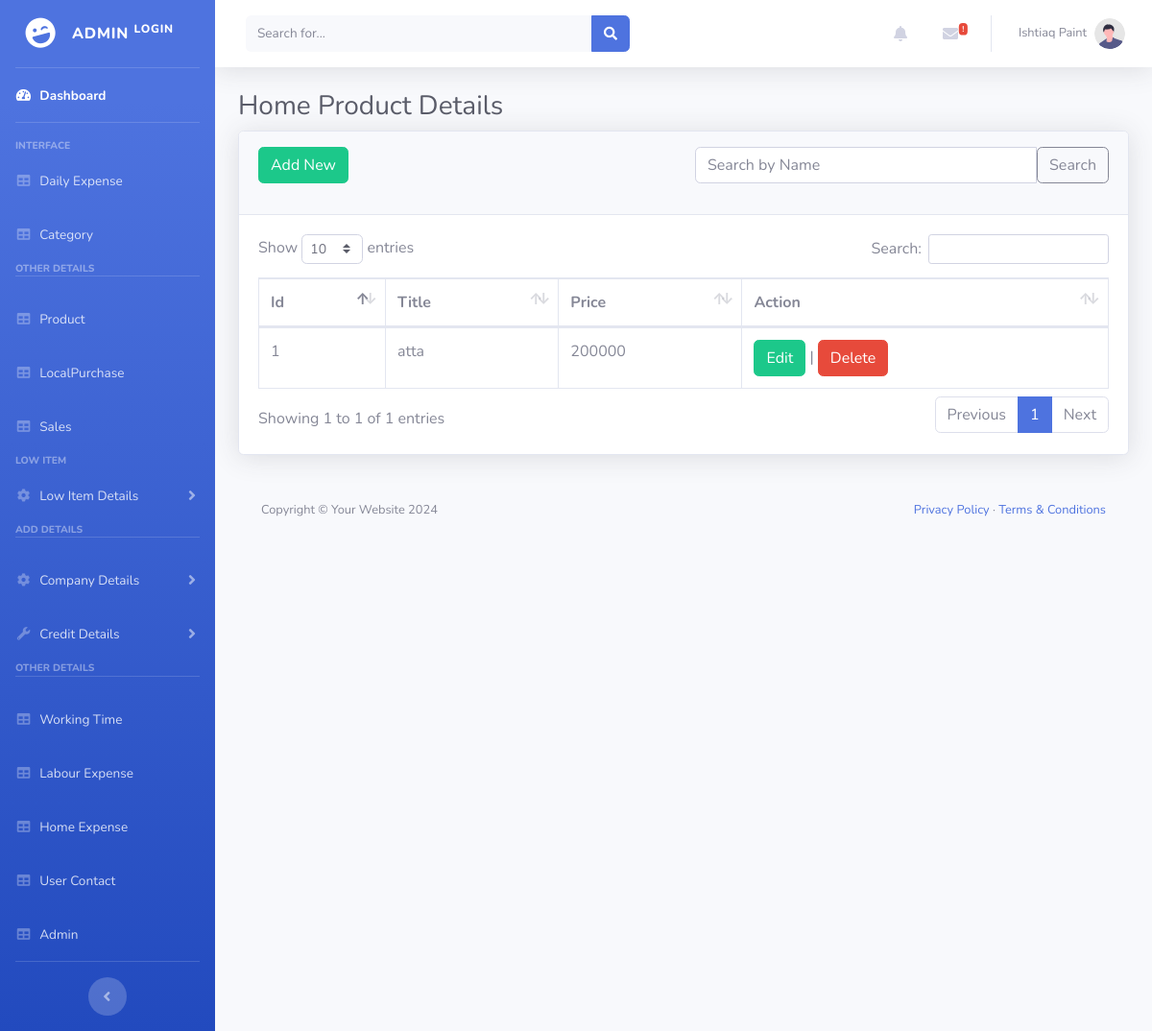
/admin/HomeProduct.php (signed in), run on the app's committed database.
### tables this page shows
CREATE TABLE `homeproduct` (
  `id` int(100) NOT NULL,
  `title` varchar(100) NOT NULL,
  `price` int(255) NOT NULL
);

### admin/HomeProduct.php (the view, shortened to what this page needs)
<?php
$search = isset($_GET['search']) ? $_GET['search'] : '';
?>
<!DOCTYPE html>
<html lang="en">
<head>
    <link href="vendor/fontawesome-free/css/all.min.css" rel="stylesheet" type="text/css">
    <link href="css/sb-admin-2.min.css" rel="stylesheet">
    <link href="vendor/datatables/dataTables.bootstrap4.min.css" rel="stylesheet">
</head>
<body id="page-top">
<?php include_once("Header.php"); ?>
<div id="wrapper">
    <div id="content-wrapper" class="d-flex flex-column">
        <div id="content">
            <div class="container-fluid">
                <h1 class="h3 mb-2 text-gray-800">Home Product Details</h1>
                <div class="card shadow mb-4">
                    <div class="card-header py-3">
                        <div class="row">
                            <div class="col-md-6">
                                <a href="HomeProductAdd.php" class="btn btn-success">Add New</a>
                            </div>
                            <div class="col-md-6">
                                <form method="GET" action="">
                                    <div class="input-group mb-3">
                                        <input type="text" class="form-control" placeholder="Search by Name" name="search" value="<?php echo $search; ?>">
                                        <button class="btn btn-outline-secondary" type="submit">Search</button>
                                    </div>
                                </form>
                            </div>
                        </div>
                    </div>
                    <div class="card-body">
                        <div class="table-responsive">
                            <table class="table table-bordered" id="dataTable" width="100%" cellspacing="0">
                                <thead>
                                <tr>
                                    <th>Id</th>
                                    <th>Title</th>
                                    <th>Price</th>
                                    <th>Action</th>
                                </tr>
                                </thead>
                                <tbody>
                                <?php
                                include_once("DatabaseConn.php");
                                $query = "SELECT * FROM `homeproduct`";
                                $result = mysqli_query($conn, $query);
                                if(mysqli_num_rows($result)){
                                    while($row = mysqli_fetch_array($result)){
                                        ?>
                                        <tr>
                                            <td><?php echo $row[0];?></td>
                                            <td><?php echo $row[1];?></td>
                                            <td><?php echo $row[2];?></td>
                                            <td><a href="HomeProductEdit.php?id=<?=$row['id']?>" class="btn btn-success" >Edit</a> | <a href="HomeProductDelete.php?id=<?=$row['id']?>" class="btn btn-danger">Delete</a></td>
                                        </tr>
                                        <?php
                                    }
                                }
                                ?>
                                </tbody>
                            </table>
                        </div>
                    </div>
                </div>
                <footer class="py-4 bg-light mt-auto">
                    <div class="container-fluid px-4">
                        <div class="d-flex align-items-center justify-content-between small">
                            <div class="text-muted">Copyright &copy; Your Website <?php echo date("Y"); ?></div>
                            <div>
                                <a href="#">Privacy Policy</a>
                                &middot;
                                <a href="#">Terms &amp; Conditions</a>
                            </div>
                        </div>
                    </div>
                </footer>
            </div>
        </div>
    </div>
</body>
</html>

### data on the page
homeproduct: id "1", title "atta", price "200000"
